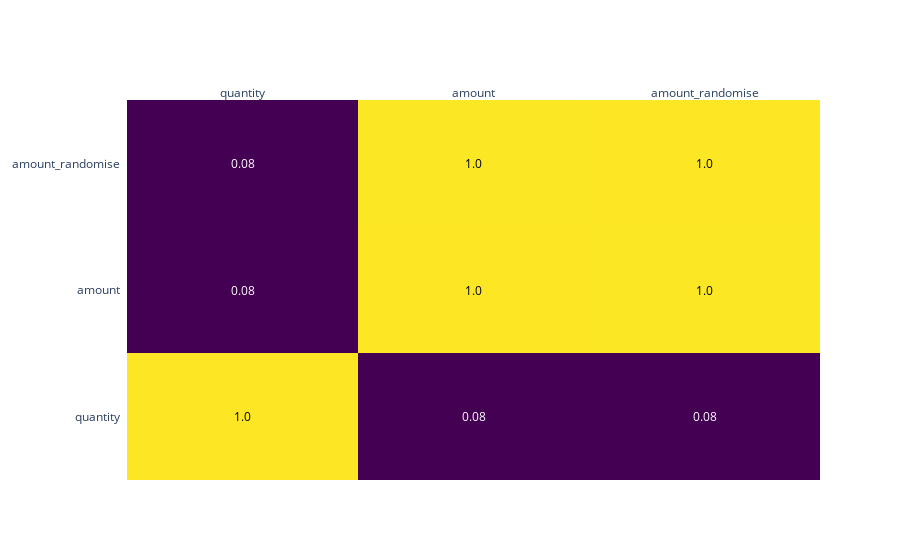

The notebook cell saved with this chart:
### Code cell
import plotly.figure_factory as ff
x = list(df_corr.columns)
y = list(df_corr.index)
z = np.array(df_corr)

fig = ff.create_annotated_heatmap(
    z,
    x = x,
    y = y ,
    annotation_text = np.around(z, decimals=2),
    hoverinfo='z',
    colorscale='Viridis'
    )
fig.show()

### Figure 1 — Plotly figure (JSON) as saved in the notebook; plotly's stock layout.template omitted (floating-point values rounded to 4 significant figures)
{"data": [{"colorscale": [[0, "#440154"], [0.1111, "#482878"], [0.2222, "#3e4989"], [0.3333, "#31688e"], [0.4444, "#26828e"], [0.5556, "#1f9e89"], [0.6667, "#35b779"], [0.7778, "#6ece58"], [0.8889, "#b5de2b"], [1, "#fde725"]], "hoverinfo": "z", "reversescale": false, "showscale": false, "type": "heatmap", "x": ["quantity", "amount", "amount_randomise"], "y": ["quantity", "amount", "amount_randomise"], "z": [[1, 0.07515, 0.07548], [0.07515, 1, 0.9982], [0.07548, 0.9982, 1]]}], "layout": {"annotations": [{"font": {"color": "#000000"}, "showarrow": false, "text": "1.0", "x": "quantity", "xref": "x", "y": "quantity", "yref": "y"}, {"font": {"color": "#FFFFFF"}, "showarrow": false, "text": "0.08", "x": "amount", "xref": "x", "y": "quantity", "yref": "y"}, {"font": {"color": "#FFFFFF"}, "showarrow": false, "text": "0.08", "x": "amount_randomise", "xref": "x", "y": "quantity", "yref": "y"}, {"font": {"color": "#FFFFFF"}, "showarrow": false, "text": "0.08", "x": "quantity", "xref": "x", "y": "amount", "yref": "y"}, {"font": {"color": "#000000"}, "showarrow": false, "text": "1.0", "x": "amount", "xref": "x", "y": "amount", "yref": "y"}, {"font": {"color": "#000000"}, "showarrow": false, "text": "1.0", "x": "amount_randomise", "xref": "x", "y": "amount", "yref": "y"}, {"font": {"color": "#FFFFFF"}, "showarrow": false, "text": "0.08", "x": "quantity", "xref": "x", "y": "amount_randomise", "yref": "y"}, {"font": {"color": "#000000"}, "showarrow": false, "text": "1.0", "x": "amount", "xref": "x", "y": "amount_randomise", "yref": "y"}, {"font": {"color": "#000000"}, "showarrow": false, "text": "1.0", "x": "amount_randomise", "xref": "x", "y": "amount_randomise", "yref": "y"}], "xaxis": {"dtick": 1, "gridcolor": "rgb(0, 0, 0)", "side": "top", "ticks": ""}, "yaxis": {"dtick": 1, "ticks": "", "ticksuffix": "  "}}}
